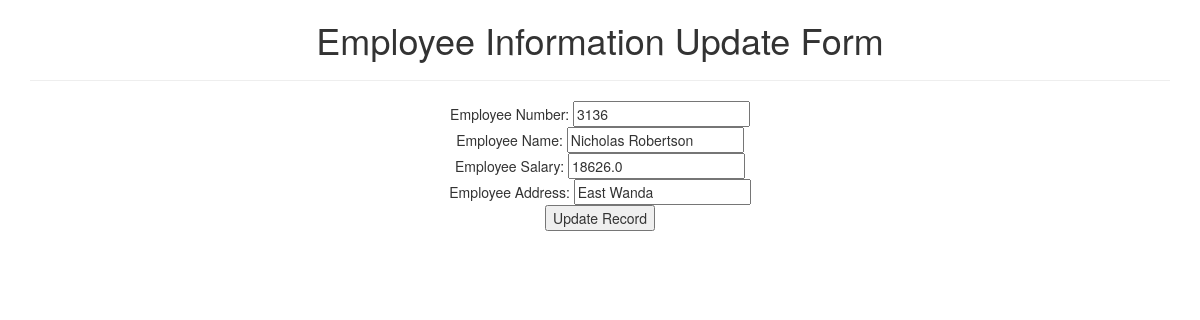
The app's page /update/26/ with its own data.
### testapp/models.py (models this page shows)
class Employee(models.Model):
    eno=models.IntegerField()
    ename=models.CharField(max_length=64)
    esal=models.FloatField()
    eaddr=models.CharField(max_length=256)

### testapp/views.py (the view)
# urls.py: url(r'^update/(?P<id>\d+)/$', views.update_view),
def update_view(request,id):
    employee=Employee.objects.get(id=id)
    if request.method=='POST':
        form=EmployeeForm(request.POST,instance=employee)
        if form.is_valid():
            form.save()
            return redirect('/')
    return render(request,'testapp/update.html',{'employee':employee})

### templates/testapp/update.html (shortened to what this page needs)
<!DOCTYPE html>
{%extends 'testapp/base.html'%}
      {%block body_block%}
        <h1>Employee Information Update Form</h1><hr>
        <form method="post">
          Employee Number: <input type="text" name="eno" value="{{employee.eno}}"><br>
          Employee Name: <input type="text" name="ename" value="{{employee.ename}}"><br>
          Employee Salary: <input type="text" name="esal" value="{{employee.esal}}"><br>
          Employee Address: <input type="text" name="eaddr" value="{{employee.eaddr}}"><br>
          <input type="submit" name="" value="Update Record">
        </form>
      {%endblock %}

### records on screen
Employee: eno "3136", ename "Nicholas Robertson", esal "18626.0", eaddr "East Wanda"
